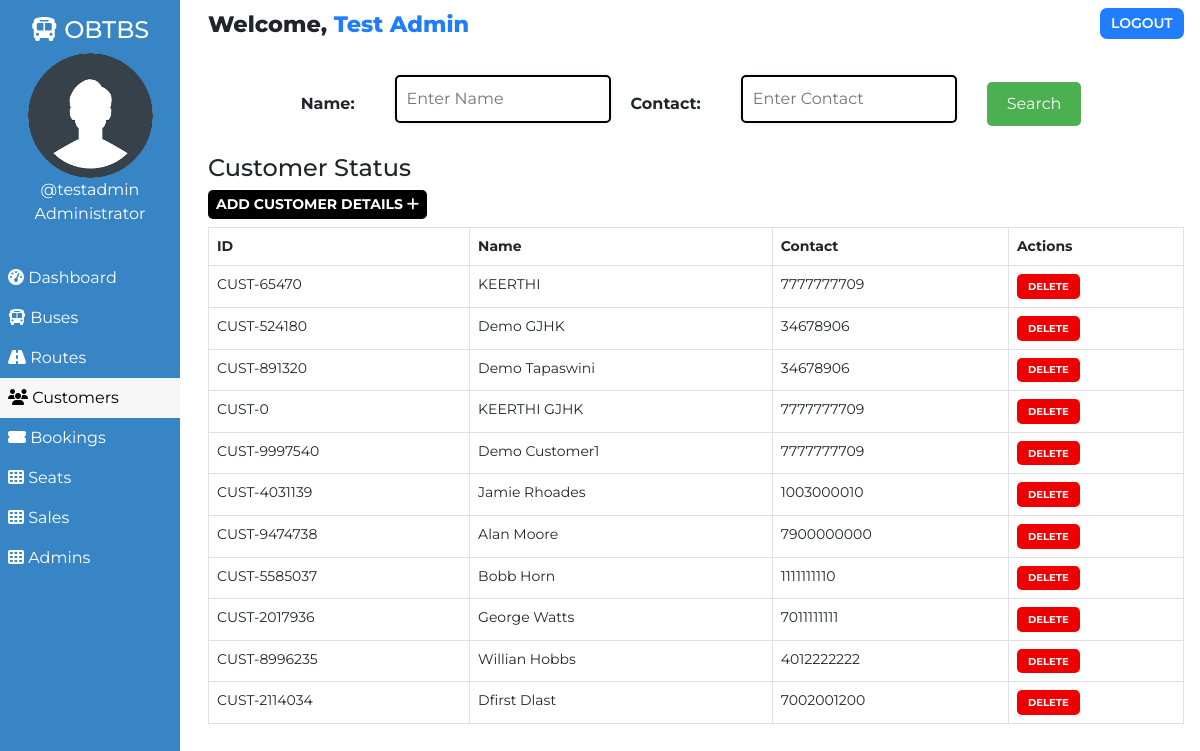
The app's page /admin/customer.php (signed in) with its own data.
### tables this page shows
CREATE TABLE `users` (
  `user_id` int(11) NOT NULL,
  `user_fullname` varchar(100) NOT NULL,
  `user_name` varchar(30) NOT NULL,
  `user_password` varchar(255) NOT NULL,
  `user_created` datetime NOT NULL DEFAULT CURRENT_TIMESTAMP
);

CREATE TABLE `customers` (
  `id` int(100) NOT NULL,
  `customer_id` varchar(255) NOT NULL,
  `customer_name` varchar(30) NOT NULL,
  `customer_phone` varchar(10) NOT NULL,
  `customer_password` varchar(255) NOT NULL,
  `customer_created` datetime NOT NULL DEFAULT CURRENT_TIMESTAMP
);

### admin/customer.php (the view, shortened to what this page needs)
<!DOCTYPE html>
<html lang="en">
<head>
    <link href="https://cdn.jsdelivr.net/npm/bootstrap@5.0.1/dist/css/bootstrap.min.css" rel="stylesheet">
    <?php
        $page="customer";
    ?>
</head>
<body>
    <?php require '../assets/partials/_admin-header.php';?>
        <?php
            $resultSql = "SELECT * FROM `customers` ORDER BY customer_created DESC";
            $resultSqlResult = mysqli_query($conn, $resultSql);
            if(!mysqli_num_rows($resultSqlResult)){ ?>
                <div class="container mt-4">
                    <div id="noCustomers" class="alert alert-dark " role="alert">
                        <h1 class="alert-heading">No Customers Found!!</h1>
                        <p class="fw-light">Be the first person to add one!</p>
                        <hr>
                        <div id="addCustomerAlert" class="alert alert-success" role="alert">
                                Click on <button id="add-button" class="button btn-sm"type="button"data-bs-toggle="modal" data-bs-target="#addModal">ADD <i class="fas fa-plus"></i></button> to add a customer!
                        </div>
                    </div>
                </div>
            <?php }
            else { ?>
                <form method="GET" >
                  <label for="name">Name: </label>
                  <input type="text" name="name" id="name"  placeholder="Enter Name">
                  <br>
                  <label for="contact">Contact: </label>
                  <input type="text" name="contact" id="contact"  placeholder="Enter Contact">
                  <br>
                  <input type="submit" value="Search">
                </form>
            <section id="customer">
                <div id="head">
                    <h4>Customer Status</h4>
                </div>
                <div id="customer-results">
                    <div>
                        <button id="add-button" class="button btn-sm"type="button"data-bs-toggle="modal" data-bs-target="#addModal">Add Customer Details <i class="fas fa-plus"></i></button>
                    </div>
                    <table class="table table-hover table-bordered">
                        <thead>
                            <th>ID</th>
                            <th>Name</th>
                            <th>Contact</th>
                            <th>Actions</th>
                        </thead>
                        <?php
                            while($row = mysqli_fetch_assoc($resultSqlResult))
                            {
                                $id = $row["id"];
                                $customer_id = $row["customer_id"];
                                $customer_name = $row["customer_name"];
                                $customer_phone = $row["customer_phone"];
                        ?>
                        <tr>
                            <td>
                                <?php
                                    echo $customer_id;
                                ?>
                            </td>
                            <td>
                                <?php
                                    echo $customer_name;
                                ?>
                            </td>
                            <td>
                                <?php
                                    echo $customer_phone;
                                ?>
                            </td>
                            <td>
                                            <button class="button delete-button" data-bs-toggle="modal" data-bs-target="#deleteModal" data-id="<?php
                                                echo $id;?>">Delete</button>
                            </td>
                        </tr>
                    <?php
                        }
                    ?>
                    </table>
                </div>
            </section>
            <?php } ?>
        </div>
    </main>
</body>
</html>

### assets/partials/_admin-header.php (shortened to what this page needs)
<?php
    $conn = db_connect();
    $user_id = $_SESSION['user_id'];
    $sql = "SELECT * FROM users WHERE user_id = $user_id";
    $result = mysqli_query($conn, $sql);
    if($row = mysqli_fetch_assoc($result))
    {
        $user_fullname = $row["user_fullname"];
        $user_name = $row["user_name"];
    }
?>
    <main id="container">
        <div id="sidebar">
            <h4><i class="fas fa-bus"></i> OBTBS</h4>
            <div>
                <img class="adminDp" src="../assets/img/userav-min.png" height="125px" alt="Admin Profile Pic">
                <p>
                    <?php  echo '@'.$user_name;  ?>
                </p>
                <p>Administrator</p>
            </div>
            <ul id="options">
                <li class="option <?php if($page=='dashboard'){ echo 'active';}?>">
                    <a href="./dashboard.php">
                    <i class="fas fa-tachometer-alt"></i> Dashboard
                    </a>
                </li>
                <li class="option <?php if($page=='bus'){ echo 'active';}?>">
                    <a href="./bus.php">
                    <i class="fas fa-bus"></i> Buses
                    </a>
                </li>
                <li class="option <?php if($page=='route'){ echo 'active';}?>">
                    <a href="./route.php">
                    <i class="fas fa-road"></i> Routes
                    </a>
                </li>
                <li class="option <?php if($page=='customer'){ echo 'active';}?>">
                    <a href="./customer.php">
                    <i class="fas fa-users"></i> Customers
                    </a>
                </li>
                <li class="option <?php if($page=='booking'){ echo 'active';}?>">
                    <a href="./booking.php">
                    <i class="fas fa-ticket-alt"></i> Bookings
                    </a>
                </li>
                <li class="option <?php if($page=='seat'){ echo 'active';}?>">
                    <a href="./seat.php">
                    <i class="fas fa-th"></i> Seats
                    </a>
                </li>
<li class="option <?php if($page=='seat'){ echo 'active';}?>">
    <a href="./sales.php">
    <i class="fas fa-th"></i> Sales
    </a>
</li>
<li class="option <?php if($page=='seat'){ echo 'active';}?>">
    <a href="./admin.php">
    <i class="fas fa-th"></i> Admins
    </a>
</li>
            </ul>
        </div>
        <div id="main-content">
            <section id="welcome">
                <ul>
                    <li class="welcome-item">Welcome,
                        <span id="USER">
                            <?php
                                echo $user_fullname;
                            ?>
                        </span>
                    </li>
                    <li class="welcome-item">
                        <button id="logout" class="btn-sm">
                            <a href="../assets/partials/_logout.php">LOGOUT</a>
                        </button>
                    </li>
                </ul>
            </section>

### assets/styles/admin.php (style rules this page uses)
body { margin: 0; box-sizing: border-box; font-family: 'Montserrat', sans-serif; background-color: white; }
html { scroll-behavior: smooth; }
*, *::after, *::before { box-sizing: inherit; }
#USER { color: #207DFF; }
.adminDp { border-radius: 50%; }
#welcome { background-color: white; }
#welcome ul { display: flex; justify-content: space-between; list-style-type: none; padding: 0; margin: 0; }
#welcome li { margin: 0 1rem; padding: 0.5rem 0; }
#welcome li:first-child { font-weight: 800; font-size: 1.4rem; }
#logout { padding: 0.3rem 0.7rem; background-color: #207DFF; font-weight: 600; outline: none; border: none; border-radius: 7px; }
#logout a { color: white; text-decoration: none; }
@media only screen and (min-width:1000px) { #sidebar { text-align: center; background-color: #3885c5; color: white; width: 15%; position: fixed; top: 0%; padding-top: 1rem; z-index: 2; height: 100vh; } }
@media only screen and (min-width:1000px) { #sidebar p { margin: 0; } }
@media only screen and (min-width:1000px) { #sidebar ul { margin-top: 2rem; } }
@media only screen and (min-width:1000px) { #options { list-style-type: none; text-align: left; padding-left: 0; } }
@media only screen and (min-width:1000px) { .option a { display: block; padding: 0.5rem; text-decoration: none; color: inherit; } }
@media only screen and (min-width:1000px) { .active { background-color:#f7f7f7; color:black; } }
@media only screen and (min-width:1000px) { #main-content { margin-left: 16%; } }

### assets/styles/admin-options.php (style rules this page uses)
* { font-family: Montserrat; }
#booking #head, #customer #head, #route #head, #seat #head, #bus #head { padding-top: 1rem; }
#booking, #customer, #route, #bus, #seat { padding: 0 1rem; }
#booking-results > div, #customer-results > div, #route-results > div, #bus-results > div { margin-bottom: 0.5rem; }
#booking-results button, #customer-results button, #route button, #bus-results button { border-radius: 5px; }
.button { border: none; font-weight: bold; text-transform: uppercase; }
#add-button { background-color: black; color: white; }
table { font-size: 14px; }
#bus .edit-button, #bus .delete-button, #route .edit-button, #route .delete-button, #customer .edit-button, #customer .delete-button { padding: 0.3rem 0.7rem; }
table th,td { padding-left: 0.3rem; }
table button { color: white; }
.delete-button { background-color: #EF0000; }
.edit-button, .delete-button { font-size: 10px }

### admin/customer.php (style rules this page uses)
form { display: flex; justify-content: center; align-items: center; padding: 5px; margin-top: 10px; margin-right: 20px; }
label { font-weight: bold; padding: 10px; margin-top: 10px; margin-right: 20px; }
input[type="text"] { padding: 10px; margin : 10px; border : 2px solid black; border-radius: 5px; box-shadow: 0 0 5px rgba(0, 0, 0, 0.1); }
input[type="submit"] { background-color: #4CAF50; color: white; padding: 10px 20px; border: none; border-radius: 5px; cursor: pointer; margin-top: 10px; margin-left: 20px; }

### records on screen
users: user_name "testadmin", user_fullname "Test Admin"
customers: customer "CUST-65470", customer_name "KEERTHI", customer_phone "7777777709"
customers: customer "CUST-524180", customer_name "Demo GJHK", customer_phone "34678906"
customers: customer "CUST-891320", customer_name "Demo Tapaswini", customer_phone "34678906"
customers: customer "CUST-0", customer_name "KEERTHI GJHK", customer_phone "7777777709"
customers: customer "CUST-9997540", customer_name "Demo Customer1", customer_phone "7777777709"
customers: customer "CUST-4031139", customer_name "Jamie Rhoades", customer_phone "1003000010"
customers: customer "CUST-9474738", customer_name "Alan Moore", customer_phone "7900000000"
customers: customer "CUST-5585037", customer_name "Bobb Horn", customer_phone "1111111110"
customers: customer "CUST-2017936", customer_name "George Watts", customer_phone "7011111111"
customers: customer "CUST-8996235", customer_name "Willian Hobbs", customer_phone "4012222222"
customers: customer "CUST-2114034", customer_name "Dfirst Dlast", customer_phone "7002001200"
